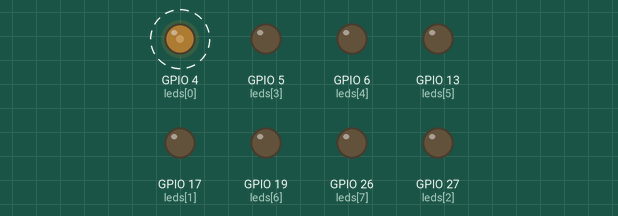
Recording of a program running on a simulated Raspberry Pi (BCM pin numbers). Shown: output pins drawn as LEDs (lit = HIGH). Dashed ring = blinking. What the program prints to the terminal is not drawn.

Above: at 0.05 s.
Timing chart, 0 to 4.6 s (numbered marks = the images above):
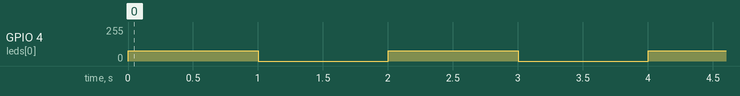

Measured:
- by itself, GPIO 4 (leds[0]): alternates 77/255 for 1.0 s and 0/255 for 1.0 s

The program:

gpio_pwm.py
```python
# https://sourceforge.net/p/raspberry-gpio-python/wiki/PWM/

import RPi.GPIO as GPIO
from time import sleep


GPIO.setmode(GPIO.BCM)

leds = [4, 17,27,5,6,13, 19, 26]

GPIO.setup(leds, GPIO.OUT)

p = GPIO.PWM(4, 100)
p.start(0)


def liga_lampadas(estado):
    for l in leds:
        print(l, ": ", estado)
        if(estado > 0):
            GPIO.output(l, GPIO.HIGH)
        else:
            GPIO.output(l, GPIO.LOW)
        sleep(2)


def main():
    print("Iniciando Testes!")

    liga = 0
    while True:
        if(liga == 0):
            liga = 1
            p.ChangeDutyCycle(30)
        else:
            liga = 0
            p.ChangeDutyCycle(0)
        sleep(1)

if __name__ == "__main__":
    main()
```
